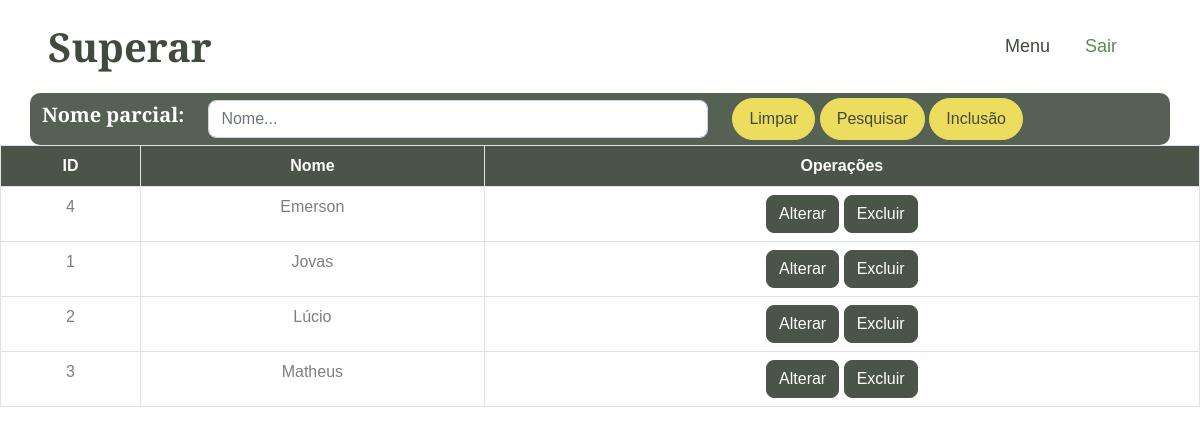
Page /vendeselect.php (signed in) on the committed database.
### tables this page shows
CREATE TABLE vendedor (
  id INT AUTO_INCREMENT PRIMARY KEY,
  nome VARCHAR(255) NOT NULL
);

### vendeselect.php (the view, shortened to what this page needs)
<?php
include('connect.php');
$sql = 'SELECT * FROM vendedor ORDER BY nome ASC';
$pesqnome = '';
if (isset($_POST['submit'])) {
    $pesqnome = mysqli_real_escape_string($con, $_POST['pesqnome']);
    $sql = "SELECT * FROM vendedor WHERE nome LIKE '%$pesqnome%' ORDER BY nome ASC";
} else {
    $sql = 'SELECT * FROM vendedor ORDER BY nome ASC';
}
$result = mysqli_query($con, $sql);
?>
<!DOCTYPE html>
<html lang="en">
<head>
    <link href="https://cdnjs.cloudflare.com/ajax/libs/font-awesome/5.10.0/css/all.min.css" rel="stylesheet">
    <link href="https://cdn.jsdelivr.net/npm/bootstrap-icons@1.4.1/font/bootstrap-icons.css" rel="stylesheet">
    <link href="lib/animate/animate.min.css" rel="stylesheet">
    <link href="lib/owlcarousel/assets/owl.carousel.min.css" rel="stylesheet">
    <link href="lib/lightbox/css/lightbox.min.css" rel="stylesheet">
    <link href="css/bootstrap.min.css" rel="stylesheet">
    <link href="css/style.css" rel="stylesheet">
</head>
<body>
    <nav class="navbar navbar-expand-lg bg-white navbar-light sticky-top px-4 px-lg-5">
        <h1 class="m-0">Superar</h1>
        <div class="collapse navbar-collapse" id="navbarCollapse">
            <div class="navbar-nav ms-auto p-4 p-lg-0">
                <a href="menu.php" class="nav-item nav-link">Menu</a>
                <a href="logout.php" class="nav-item nav-link active">Sair</a>
            </div>
        </div>
    </nav>
    <div class="text-center mx-auto wow fadeInUp" data-wow-delay="0.1s">
        <div class="text-center mx-auto wow fadeInUp" data-wow-delay="0.1s">
            <div class="container" style="background-color: transparent;">
                <form method="post" action="">
                    <div class="row align-items-center" style="background-color: #556152; padding-top:5px; padding-bottom:5px; border-radius: 10px;">
                        <div class="col-auto">
                            <h5 style="color: white;">Nome parcial:</h5>
                        </div>
                        <div class="col-auto">
                            <input type="text" name="pesqnome" id="pesqnome" class="form-control" placeholder="Nome..." style="width: 500px;" value="<?php echo $pesqnome; ?>">
                        </div>
                        <div class="col-auto">
                            <a href="vendeselect.php" class="btn btn-secondary rounded-pill py-2 px-3">Limpar</a>
                            <button class="btn btn-secondary rounded-pill py-2 px-3" type="submit" name="submit">Pesquisar</button>
                            <a href="vendeinsert.php" class="btn btn-secondary rounded-pill py-2 px-3">Inclusão</a>
                        </div>
                    </div>
                </form>
            </div>
        </div>
        <table class="table table-bordered" style="background-color: white; opacity: 94%; text-align: center;">
            <thead class="thead-dark">
                <tr>
                    <th scope="col" style="background-color: #404A3D; color: white;">ID</th>
                    <th scope="col" style="background-color: #404A3D; color: white;">Nome</th>
                    <th scope="col" style="background-color: #404A3D; color: white;">Operações</th>
                </tr>
            </thead>
            <tbody>
                <?php
                if ($result && mysqli_num_rows($result) > 0) {
                    while ($row = mysqli_fetch_assoc($result)) {
                        echo "<tr>
                <td>" . $row['id'] . "</td>
                <td>" . $row['nome'] . "</td>
                <td>
                    <a href='vendeupdate.php?updateid=" . $row['id'] . "' class='btn btn-dark'>Alterar</a>
                    <a href='vendedelete.php?deleteid=" . $row['id'] . "' class='btn btn-dark'>Excluir</a>
                </td>
                </tr>";
                    }
                } else {
                    echo "<tr><td colspan='5'>Nenhum vendedor encontrado.</td></tr>";
                }
                ?>
            </tbody>
        </table>
    </div>
</body>
</html>

### css/style.css (style rules this page uses)
:root { --primary: #5B8C51; --secondary: #EDDD5E; --light: #F7F7F7; --dark: #404A3D; }
body { margin: 0; font-family: Poppins, sans-serif; }
.btn { transition: .5s; font-weight: 500; }
.btn-secondary, .btn-outline-secondary:hover { color: var(--dark); }
.navbar.sticky-top { top: -100px; transition: .5s; }
.navbar .navbar-nav .nav-link { margin-right: 35px; padding: 25px 0; color: var(--dark); font-size: 18px; font-weight: 500; outline: none; }
.navbar .navbar-nav .nav-link:hover, .navbar .navbar-nav .nav-link.active { color: var(--primary); }

### rows in the picture
vendedor: id "4", nome "Emerson"
vendedor: id "1", nome "Jovas"
vendedor: id "2", nome "Lúcio"
vendedor: id "3", nome "Matheus"
